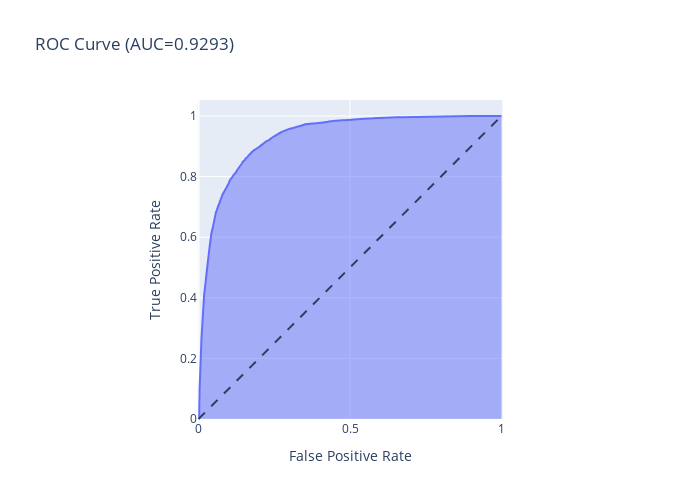

The notebook cell saved with this chart:
### Code cell
import plotly.express as px
from sklearn.metrics import precision_recall_curve, auc
from sklearn.datasets import make_classification
plot_roc(nb_preds, nb_probs, gold_preds)

### Figure 1 — Plotly figure (JSON) as saved in the notebook; plotly's stock layout.template omitted (floating-point values rounded to 4 significant figures; data arrays with more than 128 entries replaced by an {"elided": "..."} marker saying what was removed)
{"data": [{"fillpattern": {"shape": ""}, "hovertemplate": "False Positive Rate=%{x}<br>True Positive Rate=%{y}<extra></extra>", "legendgroup": "", "line": {"color": "#636efa"}, "marker": {"symbol": "circle"}, "mode": "lines", "name": "", "orientation": "v", "showlegend": false, "stackgroup": "1", "type": "scatter", "x": {"elided": "2752 float values"}, "xaxis": "x", "y": {"elided": "2752 float values"}, "yaxis": "y"}], "layout": {"height": 500, "legend": {"tracegroupgap": 0}, "shapes": [{"line": {"dash": "dash"}, "type": "line", "x0": 0, "x1": 1, "y0": 0, "y1": 1}], "title": {"text": "ROC Curve (AUC=0.9293)"}, "width": 700, "xaxis": {"anchor": "y", "constrain": "domain", "domain": [0, 1], "title": {"text": "False Positive Rate"}}, "yaxis": {"anchor": "x", "domain": [0, 1], "scaleanchor": "x", "scaleratio": 1, "title": {"text": "True Positive Rate"}}}}
